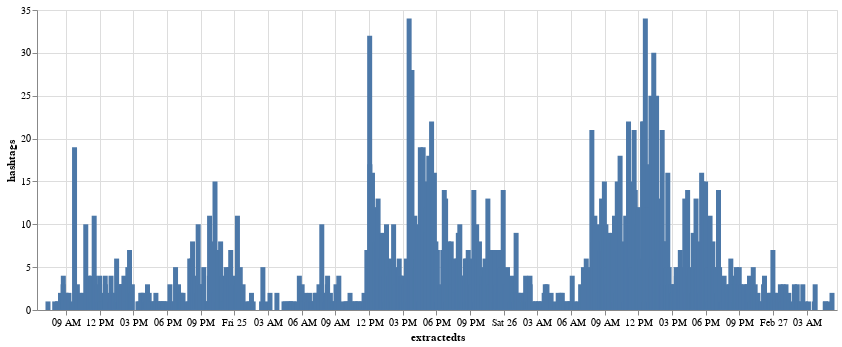

This figure's notebook cell:
### Code cell
keyword = "z"
df_tweet_keyword = df_time.resample('T')['hashtags'].apply(lambda s: s.str.contains(keyword).sum()).to_frame().reset_index()
alt.Chart(df_tweet_keyword).mark_bar().encode(x = 'extractedts', y = "hashtags").properties(width = 800)

### Figure 1 — Vega-Lite specification as saved in the notebook (floating-point values rounded to 4 significant figures; data arrays with more than 128 entries replaced by an {"elided": "..."} marker saying what was removed)
{"config": {"view": {"continuousWidth": 400, "continuousHeight": 300}}, "data": {"name": "data-b9eb216c4044e9b7d4cefe69ffe9602f"}, "mark": "bar", "encoding": {"x": {"field": "extractedts", "type": "temporal"}, "y": {"field": "hashtags", "type": "quantitative"}}, "width": 800, "$schema": "https://vega.github.io/schema/vega-lite/v4.17.0.json", "datasets": {"data-b9eb216c4044e9b7d4cefe69ffe9602f": {"elided": "4225 records"}}}
